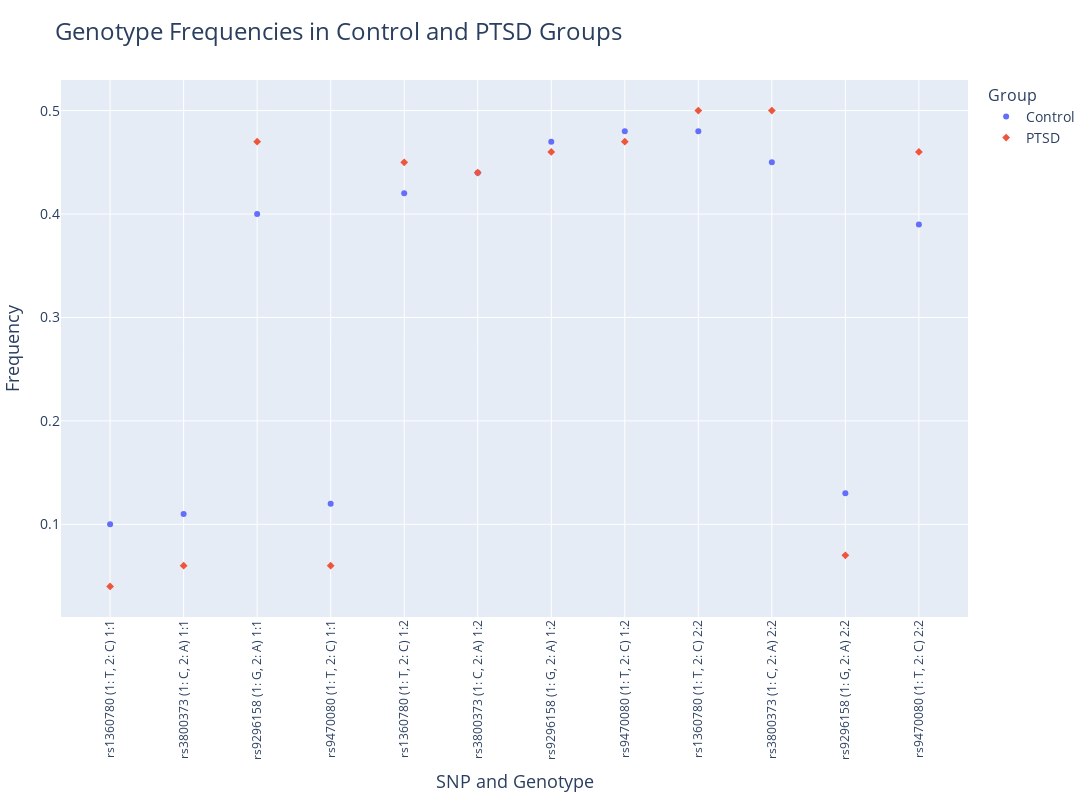

The notebook cell this image was saved under:
### Markdown cell above
### Single Nucleotide Polymorphisms Frequency By Ethnic Group Compared To The Historical Index of Ethnic Fractionalization, Lifetime Prevalence Of PTSD, and Trauma Exposure.

### Code cell
#Here we use regular expression (regex) extraction (.str.extract()) to extract the numeric values within the parentheses within each respective SNP columns.
#Then we convert the extracted strings into float types.
#Lastly we create new columns for each respective SNP combination.
usVeteransFKBP5['Frequency 1:1'] = usVeteransFKBP5['1:1'].str.extract(r'\((\d+\.\d+)\)').astype(float)
usVeteransFKBP5['Frequency 1:2'] = usVeteransFKBP5['1:2'].str.extract(r'\((\d+\.\d+)\)').astype(float)
usVeteransFKBP5['Frequency 2:2'] = usVeteransFKBP5['2:2'].str.extract(r'\((\d+\.\d+)\)').astype(float)
#Next we add detailed labels for each genotype, creating new columns with these labels.
usVeteransFKBP5['SNP_1:1'] = usVeteransFKBP5['SNP'] + ' 1:1'
usVeteransFKBP5['SNP_1:2'] = usVeteransFKBP5['SNP'] + ' 1:2'
usVeteransFKBP5['SNP_2:2'] = usVeteransFKBP5['SNP'] + ' 2:2'
#At this point we've essentially duplicated the previous columns, however now it's much cleaning and simpler to reshape for plotting.
#We now have 3 new columns with all the SNP types, the frequencies for those SNP's and the group associated with the SNP.
reshapedData11 = usVeteransFKBP5[['SNP_1:1', 'Frequency 1:1', 'Group']].rename(columns={'SNP_1:1': 'SNP_Genotype', 'Frequency 1:1': 'Frequency'})
reshapedData12 = usVeteransFKBP5[['SNP_1:2', 'Frequency 1:2', 'Group']].rename(columns={'SNP_1:2': 'SNP_Genotype', 'Frequency 1:2': 'Frequency'})
reshapedData22 = usVeteransFKBP5[['SNP_2:2', 'Frequency 2:2', 'Group']].rename(columns={'SNP_2:2': 'SNP_Genotype', 'Frequency 2:2': 'Frequency'})
#Here we're combining the data to tell the program to treat this information as a single dataset for plotting.
reshapedSNPData = pd.concat([reshapedData11, reshapedData12, reshapedData22])
#Now we generate scatter plot using Plotly.
fig = px.scatter(reshapedSNPData, x='SNP_Genotype', y='Frequency', color='Group',
                 title='Genotype Frequencies in Control and PTSD Groups',
                 labels={'SNP_Genotype': 'SNP and Genotype',
                         'Frequency': 'Frequency'},
                 symbol='Group', size_max=10)
#Update layout for better aesthetics.
fig.update_layout(
    title_font_size=24,
    xaxis_title_font_size=18,
    yaxis_title_font_size=18,
    legend_title_font_size=16,
    legend_font_size=14,
    xaxis_tickangle=-90,
    xaxis_tickfont_size=12,
    yaxis_tickfont_size=14,
    width=1200,
    height=800,
    margin=dict(l=40, r=40, t=80, b=40)
)
#Show the plot.
fig.show()

### Figure 1 — Plotly figure (JSON) as saved in the notebook; plotly's stock layout.template omitted (floating-point values rounded to 4 significant figures)
{"data": [{"hovertemplate": "Group=Control<br>SNP and Genotype=%{x}<br>Frequency=%{y}<extra></extra>", "legendgroup": "Control", "marker": {"color": "#636efa", "symbol": "circle"}, "mode": "markers", "name": "Control", "orientation": "v", "showlegend": true, "type": "scatter", "x": ["rs1360780 (1: T, 2: C) 1:1", "rs3800373 (1: C, 2: A) 1:1", "rs9296158 (1: G, 2: A) 1:1", "rs9470080 (1: T, 2: C) 1:1", "rs1360780 (1: T, 2: C) 1:2", "rs3800373 (1: C, 2: A) 1:2", "rs9296158 (1: G, 2: A) 1:2", "rs9470080 (1: T, 2: C) 1:2", "rs1360780 (1: T, 2: C) 2:2", "rs3800373 (1: C, 2: A) 2:2", "rs9296158 (1: G, 2: A) 2:2", "rs9470080 (1: T, 2: C) 2:2"], "xaxis": "x", "y": [0.1, 0.11, 0.4, 0.12, 0.42, 0.44, 0.47, 0.48, 0.48, 0.45, 0.13, 0.39], "yaxis": "y"}, {"hovertemplate": "Group=PTSD<br>SNP and Genotype=%{x}<br>Frequency=%{y}<extra></extra>", "legendgroup": "PTSD", "marker": {"color": "#EF553B", "symbol": "diamond"}, "mode": "markers", "name": "PTSD", "orientation": "v", "showlegend": true, "type": "scatter", "x": ["rs1360780 (1: T, 2: C) 1:1", "rs3800373 (1: C, 2: A) 1:1", "rs9296158 (1: G, 2: A) 1:1", "rs9470080 (1: T, 2: C) 1:1", "rs1360780 (1: T, 2: C) 1:2", "rs3800373 (1: C, 2: A) 1:2", "rs9296158 (1: G, 2: A) 1:2", "rs9470080 (1: T, 2: C) 1:2", "rs1360780 (1: T, 2: C) 2:2", "rs3800373 (1: C, 2: A) 2:2", "rs9296158 (1: G, 2: A) 2:2", "rs9470080 (1: T, 2: C) 2:2"], "xaxis": "x", "y": [0.04, 0.06, 0.47, 0.06, 0.45, 0.44, 0.46, 0.47, 0.5, 0.5, 0.07, 0.46], "yaxis": "y"}], "layout": {"height": 800, "legend": {"font": {"size": 14}, "title": {"font": {"size": 16}, "text": "Group"}, "tracegroupgap": 0}, "margin": {"b": 40, "l": 40, "r": 40, "t": 80}, "title": {"font": {"size": 24}, "text": "Genotype Frequencies in Control and PTSD Groups"}, "width": 1200, "xaxis": {"anchor": "y", "domain": [0, 1], "tickangle": -90, "tickfont": {"size": 12}, "title": {"font": {"size": 18}, "text": "SNP and Genotype"}}, "yaxis": {"anchor": "x", "domain": [0, 1], "tickfont": {"size": 14}, "title": {"font": {"size": 18}, "text": "Frequency"}}}}
